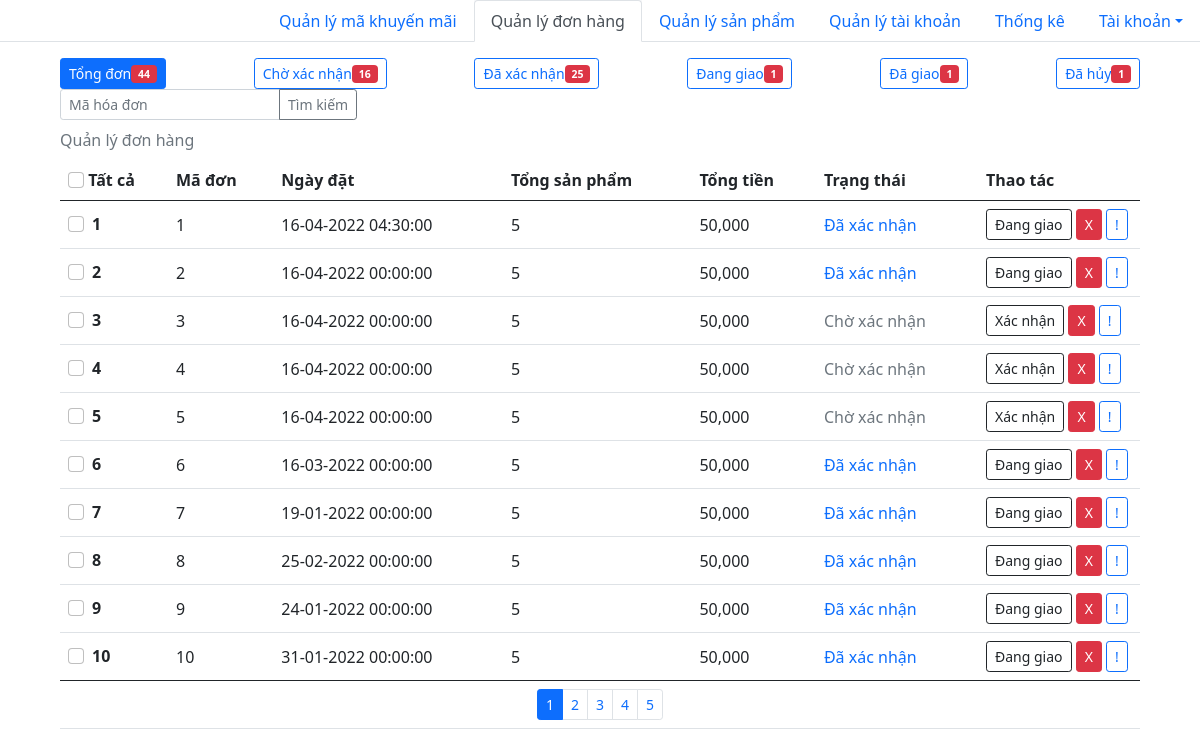
Page /admin/quanly_donhang.php on the committed database.
### tables this page shows
CREATE TABLE `hoadon` (
  `id_hoadon` int(11) NOT NULL,
  `id_user` int(11) NOT NULL,
  `ngaymua` datetime NOT NULL,
  `fullname` varchar(50) NOT NULL,
  `phone` varchar(11) NOT NULL,
  `address` varchar(100) NOT NULL,
  `total_product` int(11) NOT NULL,
  `magiamgia` varchar(100) DEFAULT NULL,
  `total_money` int(11) NOT NULL,
  `statuss` varchar(50) NOT NULL
);

### query.php (called while the page is built, shortened)
<?php
function connection(){
    $conn = mysqli_connect(HOST, USERNAME, PASSWORD, DATABASE);
    return $conn;
}
function executeResult($sql){
	$conn = connection();
	$result = mysqli_query($conn, $sql);
	$data   = [];
	if ($result != null) {
		while ($row = mysqli_fetch_assoc($result)) {
			$data[] = $row;
		}
	}
	return $data;
}
function countRow($sql){
    $conn=connection();
    $result=mysqli_query($conn, $sql);
    $numrow=0;
    if($result){
        $numrow=mysqli_num_rows($result);
    }else $numrow=0;
    return $numrow;
}
?>

### admin/quanly_donhang.php (the view, shortened to what this page needs)
<!DOCTYPE html>
<html lang="en">
<head>
    <link href="https://cdn.jsdelivr.net/npm/bootstrap@5.0.2/dist/css/bootstrap.min.css" rel="stylesheet">
</head>
<body>
    <ul class="nav nav-tabs justify-content-end">
        <li class="nav-item">
            <a class="nav-link " aria-current="page" href="quanly_makhuyenmai.php">Quản lý mã khuyến mãi</a>
        </li>
        <li class="nav-item bg-light">
            <a class="nav-link active" aria-current="page" href="#">Quản lý đơn hàng</a>
        </li>
        <li class="nav-item">
            <a class="nav-link" href="./quanly_sanpham.php">Quản lý sản phẩm</a>
        </li>
        <li class="nav-item">
            <a class="nav-link" href="./quanly_taikhoan.php">Quản lý tài khoản</a>
        </li>
        <li class="nav-item">
            <a class="nav-link" href="./quanly_thongke.php">Thống kê</a>
        </li>
        <li class="nav-item dropdown">
            <a class="nav-link dropdown-toggle" data-bs-toggle="dropdown" href="#" role="button" aria-expanded="false">Tài khoản</a>
        </li>
    </ul>
    <?php
    require_once('../query.php');
    $page = isset($_GET['page']) ? $_GET['page'] : 1;
    $start = ($page - 1) * 10;
    $result = executeResult("SELECT * FROM hoadon LIMIT $start, 10");
    $count = countRow('SELECT * FROM hoadon');
    $count1 = countRow("SELECT * FROM `hoadon` WHERE `statuss`='Chờ xác nhận'");
    $count2 = countRow("SELECT * FROM `hoadon` WHERE `statuss`='Đã xác nhận'");
    $count3 = countRow("SELECT * FROM `hoadon` WHERE `statuss`='Đang giao'");
    $count4 = countRow("SELECT * FROM `hoadon` WHERE `statuss`='Đã giao'");
    $count5 = countRow("SELECT * FROM `hoadon` WHERE `statuss`='Đã hủy'");
    ?>
    <div class="d-block m-auto" style="width: 90%;">
        <div class="container m-0 p-0 mt-3">
            <div class="row justify-content-md-between">
                <div class="col-md-auto">
                    <label class="btn btn-outline-primary btn-sm" for="btnradio1">Tổng đơn<span class="badge bg-danger" id="badge_tongdon"><?= $count ?></span></label>
                </div>
                <div class="col-md-auto">
                    <label class="btn btn-outline-primary btn-sm" for="btnradio2">Chờ xác nhận<span class="badge bg-danger" id="badge_choxacnhan"><?= $count1 ?></span></label>
                </div>
                <div class="col-md-auto">
                    <label class="btn btn-outline-primary btn-sm" for="btnradio3">Đã xác nhận<span class="badge bg-danger" id="badge_daxacnhan"><?= $count2 ?></span></label>
                </div>
                <div class="col-md-auto">
                    <label class="btn btn-outline-primary btn-sm" for="btnradio4">Đang giao<span class="badge bg-danger" id="badge_danggiao"><?= $count3 ?></span></label>
                </div>
                <div class="col-md-auto">
                    <label class="btn btn-outline-primary btn-sm" for="btnradio5">Đã giao<span class="badge bg-danger" id="badge_dagiao"><?= $count4 ?></span></label>
                </div>
                <div class="col-md-auto">
                    <label class="btn btn-outline-primary btn-sm" for="btnradio6">Đã hủy<span class="badge bg-danger" id="badge_dahuy"><?= $count5 ?></span></label>
                </div>
                <div class="col-md-auto">
                    <div class="input-group input-group-sm ">
                        <input type="text" class="form-control" placeholder="Mã hóa đơn" id="ipsearch" value="">
                        <button class="btn btn-outline-secondary" type="button" id="timkiem" onclick="timkiem()">Tìm kiếm</button>
                    </div>
                </div>
            </div>
        </div>
        <table class="table align-middle caption-top">
            <caption>Quản lý đơn hàng</caption>
            <thead>
                <tr>
                    <th scope="col" style="width:10%">
                        <input class="form-check-input" type="checkbox" value="" id="flexCheckDefault">
                        <label>Tất cả</label>
                    </th>
                    <th scope="col">Mã đơn</th>
                    <th scope="col">Ngày đặt</th>
                    <th scope="col">Tổng sản phẩm</th>
                    <th scope="col">Tổng tiền</th>
                    <th scope="col">Trạng thái</th>
                    <th scope="col" style="width:15%">Thao tác</th>
                </tr>
            </thead>
            <tbody id="table_tbody_donhang">
                <?php
                foreach ($result as $row) {
                    echo '<tr>
                        <th scope="row">
                            <div class="form-check">
                                <input class="form-check-input" type="checkbox" value="" id="flexCheckDefault" />
                                <span>' . ++$start . '</span>
                            </div>
                        </th>
                        <td>' . $row['id_hoadon'] . '</td>
                        <td>' .  date("d-m-Y H:i:s", strtotime($row['ngaymua'])) . '</td>
                        <td>' . number_format($row['total_product']) . '</td>
                        <td>' . number_format($row['total_money']) . '</td>';
                    if ($row['statuss'] == 'Đã xác nhận') {
                        echo '<td><p class="mb-0 text-primary" style="font-weight: 500;">' . $row['statuss'] . '</p></td>
                            <td>
                                <a class="btn btn-outline-dark btn-sm" onclick="thaotac(' . $row["id_hoadon"] . ', `Đang giao`, this)">Đang giao</a>
                                <a class="btn btn-danger btn-sm" id="id' . $row['id_hoadon'] . '" onclick="thaotac(' . $row['id_hoadon'] . ', `Đã hủy`, this)">X</a>
                                <a class="btn btn-outline-primary btn-sm" href="./chitietdonhang.php?id=' . $row['id_hoadon'] . '">!</a>
                            </td>
                        </tr>';
                    }
                    if ($row['statuss'] == 'Chờ xác nhận') {
                        echo '<td><p class="mb-0 text-secondary" style="font-weight: 500;">' . $row['statuss'] . '</p></td>
                            <td>
                                <a class="btn btn-outline-dark btn-sm" id="id' . $row['id_hoadon'] . '" onclick="thaotac(' . $row['id_hoadon'] . ', `Đã xác nhận`, this)">Xác nhận</a>
                                <a class="btn btn-danger btn-sm" id="id' . $row['id_hoadon'] . '" onclick="thaotac(' . $row['id_hoadon'] . ', `Đã hủy`, this)">X</a>
                                <a class="btn btn-outline-primary btn-sm" href="./chitietdonhang.php?id=' . $row['id_hoadon'] . '">!</a>
                            </td>
                        </tr>';
                    }
                }
                ?>
            </tbody>
            <tfoot>
                <td colspan="7">
                    <nav aria-label="Page navigation example">
                        <ul class="pagination pagination-sm justify-content-center m-0" id="table_tfoot_donhang">
                            <?php
                            for ($i = 0; $i < ceil($count / 10); $i++) {
                                if( ($i+1)==$page ){
                                    echo '<li class="page-item active"><a class="page-link" onclick="phantrang(' . ($i + 1) . ')">' . ($i + 1) . '</a></li>';
                                }else echo '<li class="page-item"><a class="page-link" onclick="phantrang(' . ($i + 1) . ')">' . ($i + 1) . '</a></li>';
                            }
                            ?>
                        </ul>
                    </nav>
                </td>
            </tfoot>
        </table>
    </div>
</body>
</html>

### rows in the picture
hoadon: id_hoadon "1", ngaymua "16-04-2022 04:30:00", total_product "5", total_money "50,000", statuss "Đã xác nhận"
hoadon: id_hoadon "2", ngaymua "16-04-2022 00:00:00", total_product "5", total_money "50,000", statuss "Đã xác nhận"
hoadon: id_hoadon "3", ngaymua "16-04-2022 00:00:00", total_product "5", total_money "50,000", statuss "Chờ xác nhận"
hoadon: id_hoadon "4", ngaymua "16-04-2022 00:00:00", total_product "5", total_money "50,000", statuss "Chờ xác nhận"
hoadon: id_hoadon "5", ngaymua "16-04-2022 00:00:00", total_product "5", total_money "50,000", statuss "Chờ xác nhận"
hoadon: id_hoadon "6", ngaymua "16-03-2022 00:00:00", total_product "5", total_money "50,000", statuss "Đã xác nhận"
hoadon: id_hoadon "7", ngaymua "19-01-2022 00:00:00", total_product "5", total_money "50,000", statuss "Đã xác nhận"
hoadon: id_hoadon "8", ngaymua "25-02-2022 00:00:00", total_product "5", total_money "50,000", statuss "Đã xác nhận"
hoadon: id_hoadon "9", ngaymua "24-01-2022 00:00:00", total_product "5", total_money "50,000", statuss "Đã xác nhận"
hoadon: id_hoadon "10", ngaymua "31-01-2022 00:00:00", total_product "5", total_money "50,000", statuss "Đã xác nhận"

### other values in the picture
$count "44"
$count1 "16"
$count2 "25"
$count3 "1"
$count4 "1"
$count5 "1"
